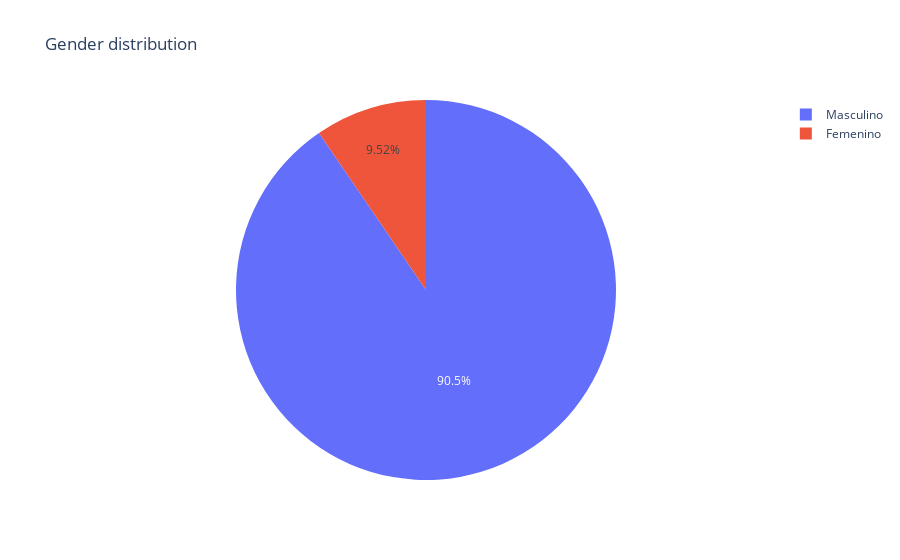

The code cell stored with this chart in its notebook:
### Code cell
temp_series = df_egresados_subset_columns['mav_gen'].value_counts()
labels = (np.array(temp_series.index))
sizes = (np.array((temp_series / temp_series.sum())*100))

trace = go.Pie(labels=labels, values=sizes)
layout = go.Layout(
    title='Gender distribution'
)
data = [trace]
fig = go.Figure(data=data, layout=layout)
py.iplot(fig, filename="gender")

### Figure 1 — Plotly figure (JSON) as saved in the notebook; plotly's stock layout.template omitted (floating-point values rounded to 4 significant figures)
{"data": [{"labels": ["Masculino", "Femenino"], "type": "pie", "values": [90.48, 9.524]}], "layout": {"title": {"text": "Gender distribution"}}}
